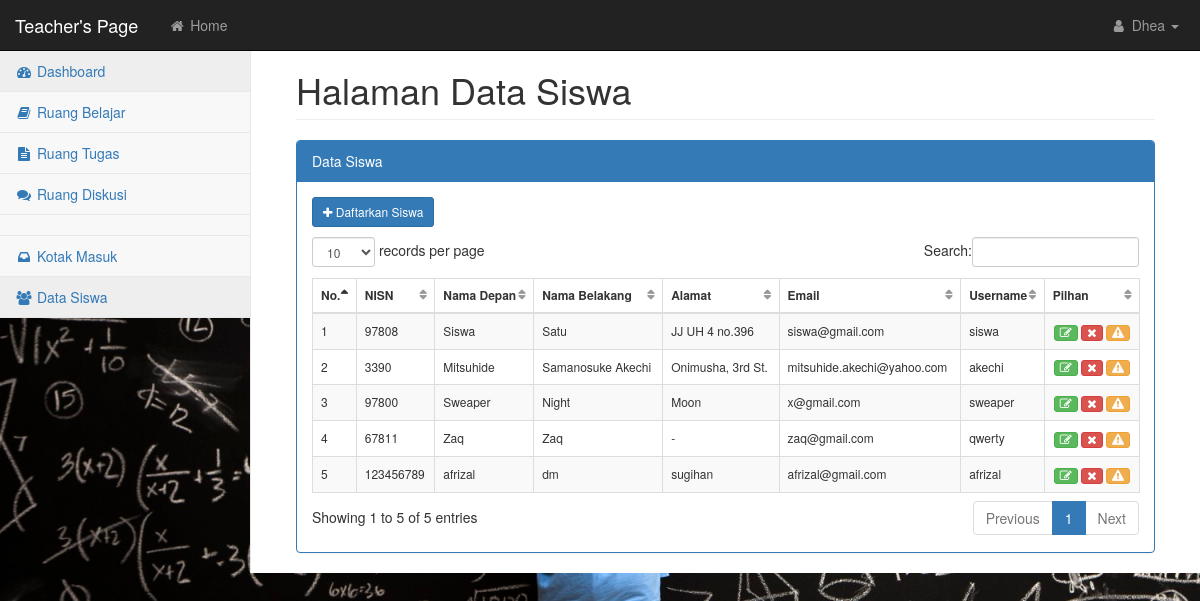
Screenshot of /teacher/index.php?page=data-siswa (signed in) with the database file from the repository.
### tables this page shows
CREATE TABLE IF NOT EXISTS `users` (
  `id_user` int(11) NOT NULL AUTO_INCREMENT,
  `userid` varchar(20) NOT NULL,
  `first_name` varchar(50) DEFAULT NULL,
  `last_name` varchar(50) DEFAULT NULL,
  `alamat` text,
  `email` varchar(50) DEFAULT NULL,
  `username` varchar(10) NOT NULL,
  `password` varchar(50) DEFAULT NULL,
  `level` enum('student','teacher','teacher3') DEFAULT 'student',
  PRIMARY KEY (`id_user`,`userid`,`username`)
);

### teacher/module/datasiswa/data-siswa.php (the view, shortened to what this page needs)
<section>
    <div>
        <div class="row">
            <div class="col-lg-12">
                <h1 class="page-header">Halaman Data Siswa</h1>
            </div>
        </div>
        <div class="row">
            <div class="col-lg-12">
                <div class="panel panel-primary">
                    <div class="panel-heading">
                        Data Siswa
                    </div>
                    <div id="example" class="panel-body">
                        <div class="row">
                            <div class="col-lg-12">
                                <a href="index.php?page=add-siswa">
                                    <button style="margin-bottom: 10px;" class="btn btn-primary btn-sm">
                                        <i class="fa fa-plus"></i> Daftarkan Siswa
                                    </button>
                                </a>
                                <table id="dataTables-example" class="table table-striped table-bordered table-hover table-responsive">
                                    <thead>
                                        <tr style="font-size: 12px;">
                                            <th><strong>No.</strong></th>
                                            <th><strong>NISN</strong></th>
                                            <th><strong>Nama Depan</strong></th>
                                            <th><strong>Nama Belakang</strong></th>
                                            <th><strong>Alamat</strong></th>
                                            <th><strong>Email</strong></th>
                                            <th><strong>Username</strong></th>
                                            <th><strong>Pilhan</strong></th>
                                        </tr>
                                    </thead>
                                    <tbody style="font-size: 12px;">
                                        <?php
                                        include '../config/connection.php';
                                        $no = 1;
                                        $query = "SELECT * FROM users WHERE level='student'";
                                        $hasil  = mysqli_query($con, $query);
                                        while($row = mysqli_fetch_array($hasil)){
                                            $id_user   = $row['id_user'];
                                            $userid    = $row['userid'];
                                            $fname     = $row['first_name'];
                                            $lname     = $row['last_name'];
                                            $alamat    = $row['alamat'];
                                            $email     = $row['email'];
                                            $username  = $row['username'];
                                        ?>
                                        <tr>
                                            <td><?php echo $no ?></td>
                                            <td><?php echo $userid ?></td>
                                            <td><?php echo $fname ?></td>
                                            <td><?php echo $lname ?></td>
                                            <td><?php echo $alamat ?></td>
                                            <td><?php echo $email ?></td>
                                            <td><?php echo $username ?></a></td>
                                            <?php
                                            echo "<td class='btn-table text-center'>"
                                                  . "<a href='#modalEdit' data-toggle='modal' data-id=".$id_user.">"
                                                      ."<button type='button' class='btn btn-xs btn-success btn-item' title='Edit'>"
                                                          ."<i class='fa fa-edit'></i> </button>"
                                                  ."</a>"
                                                  ." <a href=\"hapus_siswa.php?id=".$id_user."\">"
                                                      ."<button type=\"button\" class=\"btn btn-xs btn-danger btn-item\" title=\"Delete\" onclick=\"return confirm('Apa Anda yakin ingin menghapus data ini?');\">"
                                                          ."<i class=\"fa fa-times\"></i> </button>"
                                                  ."</a> "
                                                  . "<a href='#modalEditPass' data-toggle='modal' data-id=".$id_user.">"
                                                    ."<button type=\"button\" class=\"btn btn-xs btn-warning btn-item\" title=\"Update Password\">"
                                                        ."<i class=\"fa fa-warning\"></i> </button>"
                                                  ."</a>"
                                              ."</td>"
                                            ?>
                                        </tr>
                                        <?php $no++; } ?>
                                    </tbody>
                                </table>
                            </div>
                        </div>
                    </div>
                </div>
            </div>
        </div>
    </div>
</section>

### css/startmin.css (style rules this page uses)
body { background-color: #f8f8f8; }
table.dataTable thead .sorting, table.dataTable thead .sorting_asc, table.dataTable thead .sorting_desc, table.dataTable thead .sorting_asc_disabled, table.dataTable thead .sorting_desc_disabled { background: 0 0; }
table.dataTable thead .sorting_asc:after { content: "\f0de"; float: right; font-family: fontawesome; }
table.dataTable thead .sorting:after { content: "\f0dc"; float: right; font-family: fontawesome; color: rgba(50,50,50,.5); }

### css/mystyle.css (style rules this page uses)
.background { background: url(../file/images/blackboard.jpg); background-attachment: fixed; background-size: cover; }

### rows the page displays
users: userid "97808", first_name "Siswa", last_name "Satu", alamat "JJ UH 4 no.396", email "siswa@gmail.com", username "siswa"
users: userid "3390", first_name "Mitsuhide", last_name "Samanosuke Akechi", alamat "Onimusha, 3rd St.", email "mitsuhide.akechi@yahoo.com", username "akechi"
users: userid "97800", first_name "Sweaper", last_name "Night", alamat "Moon", email "x@gmail.com", username "sweaper"
users: userid "67811", first_name "Zaq", last_name "Zaq", alamat "-", email "zaq@gmail.com", username "qwerty"
users: userid "123456789", first_name "afrizal", last_name "dm", alamat "sugihan", email "afrizal@gmail.com", username "afrizal"

### other values shown
$_SESSION['nama1'] "Dhea"
